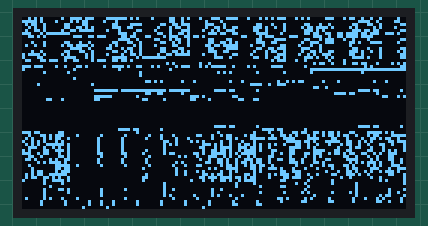
This sketch was run on a simulated Arduino Uno, built with avr-gcc and run on an emulated ATmega328P. Shown: 128×64 one-colour display.

Above: at 2.1 s.

The sketch:

bitmap.ino
```cpp
#include <Wire.h>
#include <Adafruit_GFX.h>
#include <Adafruit_SSD1306.h>

#define SCREEN_WIDTH 128
#define SCREEN_HEIGHT 64

#define SSD1306_SWITCHCAPVCC 0x1C // Configuración de la fuente de alimentación del SSD1306

Adafruit_SSD1306 display(SCREEN_WIDTH, SCREEN_HEIGHT, &Wire, -1);

// Bitmap en formato PROGMEM
static const unsigned char PROGMEM foto[] = {
  // Aquí va la matriz de datos de la imagen
};

void setup() {
  Serial.begin(115200);

  // Inicializa la pantalla SSD1306
  if (!display.begin(SSD1306_SWITCHCAPVCC, 0x3C)) {
    Serial.println(F("SSD1306 allocation failed"));
    for (;;)
      ;
  }
  delay(2000); // Pausa de 2 segundos

  // Limpia el búfer de la pantalla.
  display.clearDisplay();

  // Dibuja el bitmap en la pantalla.
  display.drawBitmap(0, 0, foto, SCREEN_WIDTH, SCREEN_HEIGHT, 1);
  display.display();
}

void loop() {
  // Tu código del bucle, si es necesario
}
```
